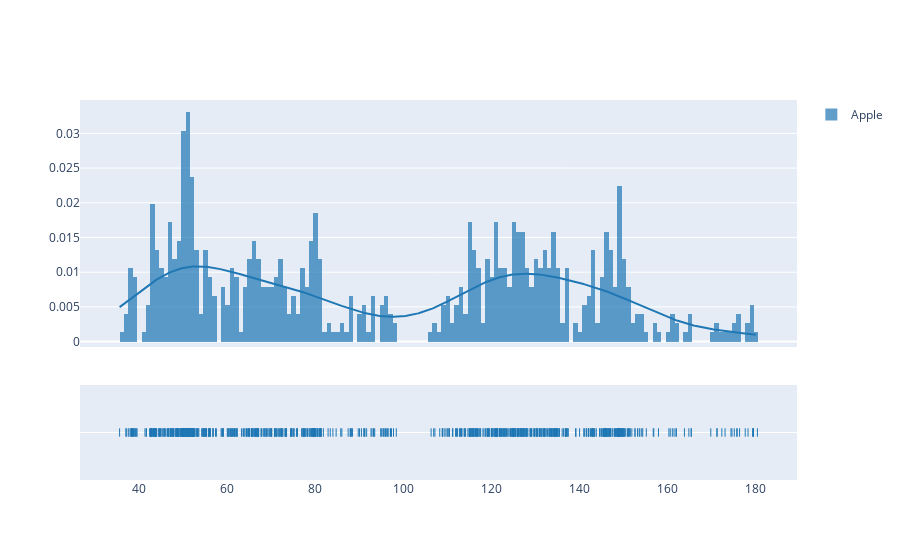

Notebook code for this chart:
### Code cell
df_apple_close = df_apple[['apple']]
apple_list = np.array(df_apple['apple'], dtype=float)
hist_data = [apple_list]
group_labels=['Apple']
apple_dist = ff.create_distplot(hist_data, group_labels)
apple_dist.show()

### Figure 1 — Plotly figure (JSON) as saved in the notebook; plotly's stock layout.template omitted (floating-point values rounded to 4 significant figures; data arrays with more than 128 entries replaced by an {"elided": "..."} marker saying what was removed)
{"data": [{"autobinx": false, "histnorm": "probability density", "legendgroup": "Apple", "marker": {"color": "rgb(31, 119, 180)"}, "name": "Apple", "opacity": 0.7, "type": "histogram", "x": {"elided": "757 float values"}, "xaxis": "x", "xbins": {"end": 180.3, "size": 1, "start": 35.55}, "yaxis": "y"}, {"legendgroup": "Apple", "marker": {"color": "rgb(31, 119, 180)"}, "mode": "lines", "name": "Apple", "showlegend": false, "type": "scatter", "x": {"elided": "500 float values"}, "xaxis": "x", "y": {"elided": "500 float values"}, "yaxis": "y"}, {"legendgroup": "Apple", "marker": {"color": "rgb(31, 119, 180)", "symbol": "line-ns-open"}, "mode": "markers", "name": "Apple", "showlegend": false, "type": "scatter", "x": {"elided": "757 float values"}, "xaxis": "x", "y": {"elided": "757 str values"}, "yaxis": "y2"}], "layout": {"barmode": "overlay", "hovermode": "closest", "legend": {"traceorder": "reversed"}, "xaxis": {"anchor": "y2", "domain": [0, 1], "zeroline": false}, "yaxis": {"anchor": "free", "domain": [0.35, 1], "position": 0}, "yaxis2": {"anchor": "x", "domain": [0, 0.25], "dtick": 1, "showticklabels": false}}}
